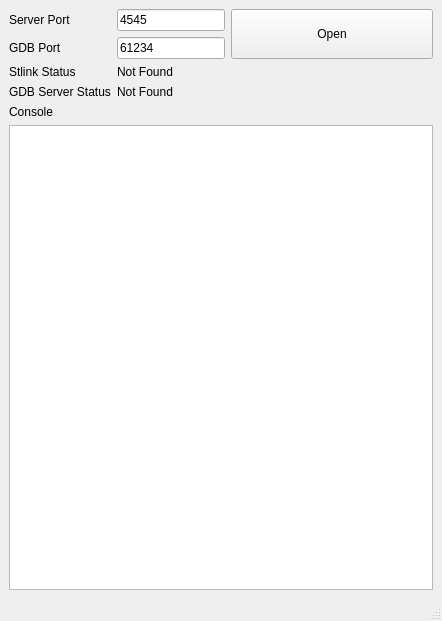
<?xml version="1.0" encoding="UTF-8"?>
<ui version="4.0">
 <class>MainWindow</class>
 <widget class="QMainWindow" name="MainWindow">
  <property name="geometry">
   <rect>
    <x>0</x>
    <y>0</y>
    <width>442</width>
    <height>621</height>
   </rect>
  </property>
  <property name="windowTitle">
   <string>MainWindow</string>
  </property>
  <widget class="QWidget" name="centralwidget">
   <layout class="QVBoxLayout" name="verticalLayout">
    <item>
     <layout class="QGridLayout" name="gridLayout">
      <item row="0" column="0">
       <widget class="QLabel" name="ServePort">
        <property name="text">
         <string>Server Port</string>
        </property>
        <property name="alignment">
         <set>Qt::AlignLeading|Qt::AlignLeft|Qt::AlignVCenter</set>
        </property>
       </widget>
      </item>
      <item row="5" column="0" colspan="4">
       <widget class="QTextEdit" name="consol"/>
      </item>
      <item row="1" column="0">
       <widget class="QLabel" name="GDBPort">
        <property name="text">
         <string>GDB Port</string>
        </property>
       </widget>
      </item>
      <item row="1" column="1" colspan="2">
       <widget class="QLineEdit" name="GDBserverPort">
        <property name="text">
         <string>61234</string>
        </property>
       </widget>
      </item>
      <item row="0" column="3" rowspan="2">
       <widget class="QPushButton" name="openServer">
        <property name="sizePolicy">
         <sizepolicy hsizetype="Expanding" vsizetype="Expanding">
          <horstretch>0</horstretch>
          <verstretch>0</verstretch>
         </sizepolicy>
        </property>
        <property name="text">
         <string>Open</string>
        </property>
       </widget>
      </item>
      <item row="2" column="1" colspan="3">
       <widget class="QLabel" name="StlinkStatus">
        <property name="text">
         <string>Not Found</string>
        </property>
       </widget>
      </item>
      <item row="2" column="0">
       <widget class="QLabel" name="label_4">
        <property name="text">
         <string>Stlink Status</string>
        </property>
       </widget>
      </item>
      <item row="0" column="1" colspan="2">
       <widget class="QLineEdit" name="serverPort">
        <property name="text">
         <string>4545</string>
        </property>
       </widget>
      </item>
      <item row="4" column="0">
       <widget class="QLabel" name="label_3">
        <property name="text">
         <string>Console</string>
        </property>
       </widget>
      </item>
      <item row="3" column="0">
       <widget class="QLabel" name="label_5">
        <property name="text">
         <string>GDB Server Status</string>
        </property>
       </widget>
      </item>
      <item row="3" column="1" colspan="3">
       <widget class="QLabel" name="GDBserverStatus">
        <property name="text">
         <string>Not Found</string>
        </property>
       </widget>
      </item>
     </layout>
    </item>
   </layout>
  </widget>
  <widget class="QMenuBar" name="menubar">
   <property name="geometry">
    <rect>
     <x>0</x>
     <y>0</y>
     <width>442</width>
     <height>25</height>
    </rect>
   </property>
  </widget>
  <widget class="QStatusBar" name="statusbar"/>
 </widget>
 <resources/>
 <connections/>
</ui>
